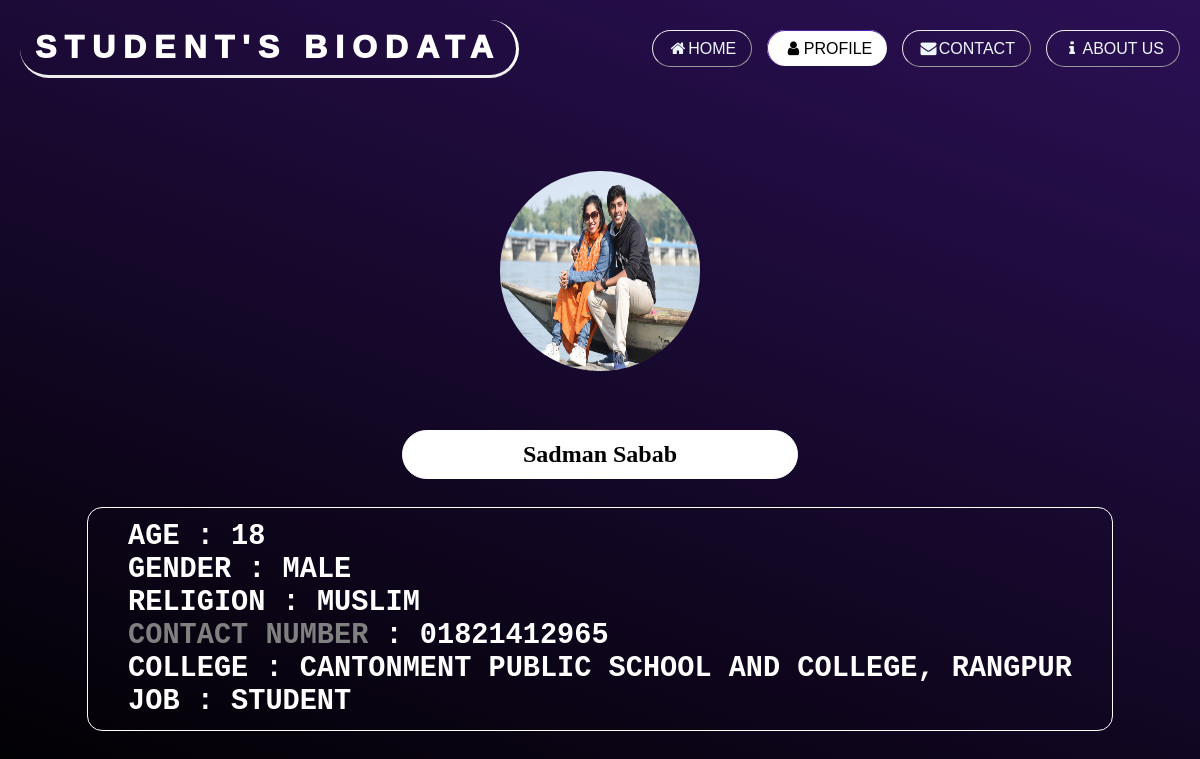
Screenshot of /sadman with the database file from the repository.
### tables this page shows
CREATE TABLE "people" (
	"ID"	INTEGER,
	"FirstName"	TEXT,
	"LastName"	TEXT,
	"College"	TEXT,
	"Age"	TEXT,
	"Gender"	TEXT,
	"Religion"	TEXT,
	"Contact_Number"	TEXT,
	"FB_URL"	TEXT,
	"Job"	TEXT,
	"Image_Path"	TEXT,
	"Username"	TEXT,
	PRIMARY KEY("ID")
);

### profile.py (the view)
class Profile(Resource):
    def get(self, name):
        student = Student.find_by_username(name)
        if student:
            data = {" ".join([student[x] for x in range(1, 3)]): [student[x] for x in range(3, len(student) - 1)]}
            usernames = Student.find_all_username()
            print(data)
            print(usernames)
            return make_response(render_template("profile.html", data=data, user=usernames))
        else:
            return None

### profile.py (called while the page is built)
    @staticmethod
    def find_by_username(name):
        connection = sqlite3.connect("All Information.db")
        cursor = connection.cursor()
        query = "SELECT * FROM people WHERE Username=?"
        result = cursor.execute(query, (name,))
        row = result.fetchone()
        connection.commit()
        connection.close()
        if row:
            return row  # returning all information of a student in list
        else:
            return None

    @staticmethod
    def find_all_username():
        connection = sqlite3.connect("All Information.db")
        cursor = connection.cursor()
        users = list(cursor.execute("SELECT FirstName, LastName, Username FROM people ").fetchall())
        connection.commit()
        connection.close()
        usernames = []
        for user in users:
            usernames.append(tuple([" ".join(user[x] for x in range(2)), user[2]]))
        return usernames  # returning all usernames in list of tuples -> (FirstName + LastName, Username)

### templates/profile.html (shortened to what this page needs)
<!doctype html>
<html>
<head>
    <link rel="stylesheet" type="text/css" href="https://cdnjs.cloudflare.com/ajax/libs/font-awesome/4.7.0/css/font-awesome.min.css">
</head>
<body align="center">
    <header>
       <a href="{{url_for("home")}}" class="logo">STUDENT'S BIODATA</a>
    <ul type=circle>
        <li> <a href="{{url_for("home")}}" ><i class="fa fa-fw fa-home"></i>HOME</a></li>
        <li> <a class="active"><i class="fa fa-fw fa-user"></i>PROFILE</a>
        </li>
        <li> <a href="#"><i class="fa fa-fw fa-envelope"></i>CONTACT</a></li>
        <li> <a href="#"><i class="fa fa-fw fa-info"></i>ABOUT US</a></li>
        </ul>
        </header><br><br><br><br><br><br><br><br><br>
    {% for key, value in data.items() %}
    <div class="img"> <img src="{{value[7]}}" alt="picture" height="200px" width="200px"> </div> <br><br><br>
    <div class="info" >
        <h2> {{key}} </h2> <br><br>
        <section>
            <b> Age </b>: {{value[1]}} <br>
            <b> Gender </b>: {{value[2]}} <br>
            <b> Religion </b>: {{value[3]}} <br>
            <b><a class="link" href="tel:{{value[4]}}" > Contact Number </a></b>: {{value[4]}} <br>
            <b> College </b>: {{value[0]}} <br>
            <b> Job </b>: {{value[6]}} <br>
        </section>
    </div>
    {%endfor%}
    <footer>
        <div class="star star1"></div>
        <div class="star star2"></div>
        <div class="star star3"></div>
        <div class="star star4"></div>
        <div class="star star5"></div>
        <div class="star star6"></div>
        <div class="star star7"></div>
        <div class="star star8"></div>
    </footer>
</body>
</html>

### templates/profile.html (style rules this page uses)
body { min-height: 100vh; font-family:sans-serif; background: linear-gradient(20deg,black,#2b1055); justify-content: flex-end; align-items: flex-end; display:inherit; }
header { position: absolute; top: 0; left: 0; width: 100%; padding: 20px 0; display: flex; justify-content: space-between; align-items: center; transition: background 1s; }
header .logo { color:white; font-weight:1000; text-transform: uppercase; letter-spacing: 8px; font-size: 2em; font-family:sans-serif; text-decoration:none; padding: 9px 15px; border-radius: 50px; border-right-style:solid; border-bottom-style: inset; transition: background 1.5s; margin-left: 20px; }
header ul { display: flex; justify-content: center; align-items: center; padding-right: 20px; }
header ul li { list-style: none; align-self:flex-start; margin-left: 15px; }
header ul li a { text-decoration: none; color: aliceblue; padding: 9px 15px; border-radius: 30px; border-right-style:solid; border-bottom-style: solid; border-style: outset; border-width:thin; transition: background 1.5s; }
header ul li a:hover, header ul li a.active { background: white; color: black; border-bottom-style: none; border-right-style: none; border-color:#2b1055; }
.info h2 { text-decoration: none; display: inline-block; margin:0px 12px; padding:10px 120px; background: white; color: black; border: .5px solid white; border-radius: 100px; transition:color 1s; transition: background 1s; position:relative; font-family:cursive; font-size: 1.5em; font-weight: 900; }
.info section { width:inherit; height: inherit; font-family: monospace; text-decoration: none; text-transform: uppercase; display: inline-block; padding: 12px 40px; color: white; text-align: left; border: .5px solid white; position: relative; font-size: 2.2em; font-weight: 600; background-color:transparent; color: white; border: .5px solid white; border-radius: 15px; text-decoration: none; margin: 10px 12px; }
.info section a { text-decoration: none; }
.img img { border: .5px solid transparent; border-radius: 100px; }
footer .star { position: absolute; top: 0; left: 0; width:80%; height:81%; pointer-events: none; animation: animate 8s ease-in-out infinite, backgroundmove 16s linear infinite; justify-content: center; }
footer .star.star1 { background: url(star1.png); animation-delay: 0s; }
footer .star.star2 { background: url(star2.png); animation-delay: -1s; }
footer .star.star3 { background: url(star3.png); animation-delay: -7s; }
footer .star.star4 { background: url(star4.png); animation-delay: -3s; }
footer .star.star5 { background: url(star5.png); animation-delay: -4s; }
footer .star.star6 { background: url(star6.png); animation-delay: -5s; }
footer .star.star7 { background: url(star7.png); animation-delay: -6s; }
footer .star.star8 { background: url(star8.png); animation-delay: -2s; }
.link { color: gray; background-color: transparent; text-decoration: underline; }

### rows the page displays
people: Age "18", Gender "MALE", Religion "MUSLIM", Contact_Number "01821412965", College "CANTONMENT PUBLIC SCHOOL AND COLLEGE, RANGPUR", Job "STUDENT"

### other values shown
{{ key }} "Sadman Sabab"
